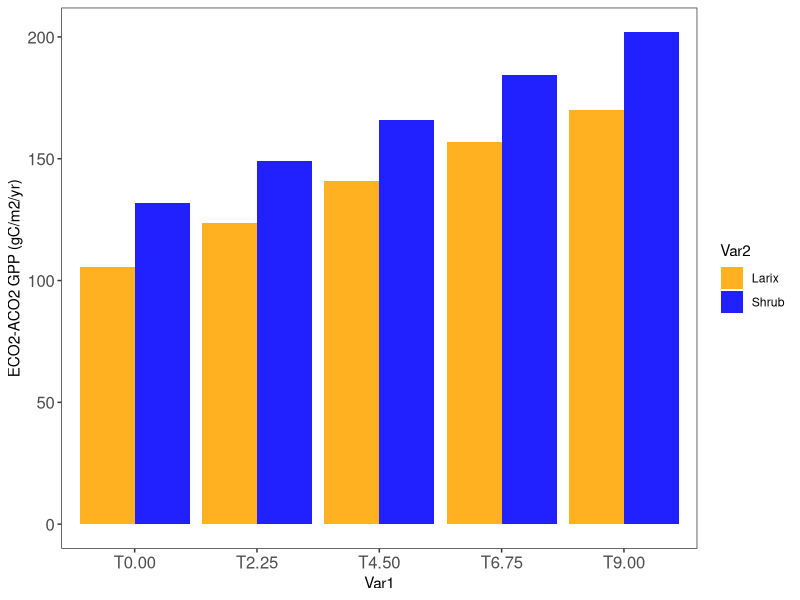

Source code (R):
  #Fig.S1
  library("ggplot2")
  library("reshape2")
  
  GPP=read.csv("ECO2-ACO2-GPP.csv",header = T)
  GPP.1=t(GPP[,-1]);colnames(GPP.1)=c("Larix","Shrub")
  GPP.m=melt(GPP.1)
     
  tiff(paste0("GPP_ECO2_ACO2.tiff"),width=1400,height=900, res = 300)
     ggplot(GPP.m,aes(x=Var1,y=value,fill=Var2))+
       geom_bar(stat="identity",position="dodge" ,alpha=0.87)+
       scale_fill_manual(values=c("orange","blue"))+
       theme_bw()+  
       theme(panel.grid.major = element_blank(),
             axis.text = element_text(size=12),
             panel.grid.minor = element_blank())+
       labs(y="ECO2-ACO2 GPP (gC/m2/yr)")
       
   dev.off()